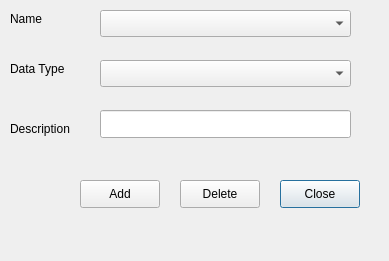
<ui version="4.0" >
 <class>HouseCharacteristics</class>
 <widget class="QDialog" name="HouseCharacteristics" >
  <property name="geometry" >
   <rect>
    <x>0</x>
    <y>0</y>
    <width>389</width>
    <height>261</height>
   </rect>
  </property>
  <property name="minimumSize" >
   <size>
    <width>389</width>
    <height>261</height>
   </size>
  </property>
  <property name="windowTitle" >
   <string>Household Characteristics</string>
  </property>
  <widget class="QPushButton" name="btnHouseClose" >
   <property name="geometry" >
    <rect>
     <x>280</x>
     <y>180</y>
     <width>80</width>
     <height>28</height>
    </rect>
   </property>
   <property name="text" >
    <string>Close</string>
   </property>
  </widget>
  <widget class="QPushButton" name="pushButton_2" >
   <property name="geometry" >
    <rect>
     <x>180</x>
     <y>180</y>
     <width>80</width>
     <height>28</height>
    </rect>
   </property>
   <property name="text" >
    <string>Delete</string>
   </property>
  </widget>
  <widget class="QPushButton" name="pushButton_3" >
   <property name="geometry" >
    <rect>
     <x>80</x>
     <y>180</y>
     <width>80</width>
     <height>28</height>
    </rect>
   </property>
   <property name="text" >
    <string>Add</string>
   </property>
  </widget>
  <widget class="QComboBox" name="comboBox" >
   <property name="geometry" >
    <rect>
     <x>100</x>
     <y>10</y>
     <width>251</width>
     <height>27</height>
    </rect>
   </property>
  </widget>
  <widget class="QComboBox" name="comboBox_2" >
   <property name="geometry" >
    <rect>
     <x>100</x>
     <y>60</y>
     <width>251</width>
     <height>27</height>
    </rect>
   </property>
  </widget>
  <widget class="QLabel" name="label" >
   <property name="geometry" >
    <rect>
     <x>10</x>
     <y>10</y>
     <width>54</width>
     <height>18</height>
    </rect>
   </property>
   <property name="text" >
    <string>Name</string>
   </property>
  </widget>
  <widget class="QLabel" name="label_2" >
   <property name="geometry" >
    <rect>
     <x>10</x>
     <y>60</y>
     <width>61</width>
     <height>18</height>
    </rect>
   </property>
   <property name="text" >
    <string>Data Type</string>
   </property>
  </widget>
  <widget class="QLineEdit" name="lineEdit" >
   <property name="geometry" >
    <rect>
     <x>100</x>
     <y>110</y>
     <width>251</width>
     <height>28</height>
    </rect>
   </property>
  </widget>
  <widget class="QLabel" name="label_3" >
   <property name="geometry" >
    <rect>
     <x>10</x>
     <y>120</y>
     <width>61</width>
     <height>18</height>
    </rect>
   </property>
   <property name="text" >
    <string>Description</string>
   </property>
  </widget>
 </widget>
 <resources/>
 <connections/>
</ui>
